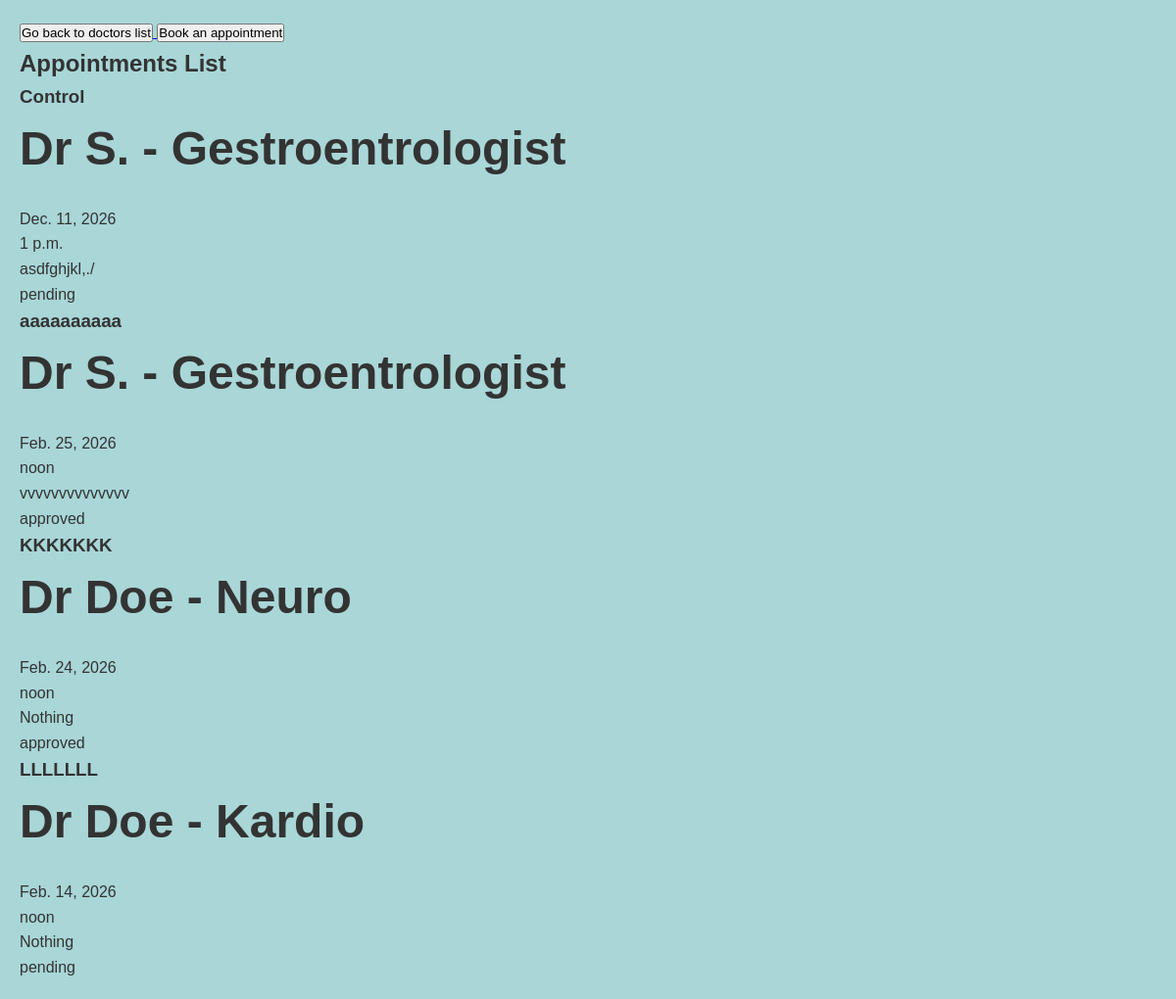
The app's page /appointments/, older data.
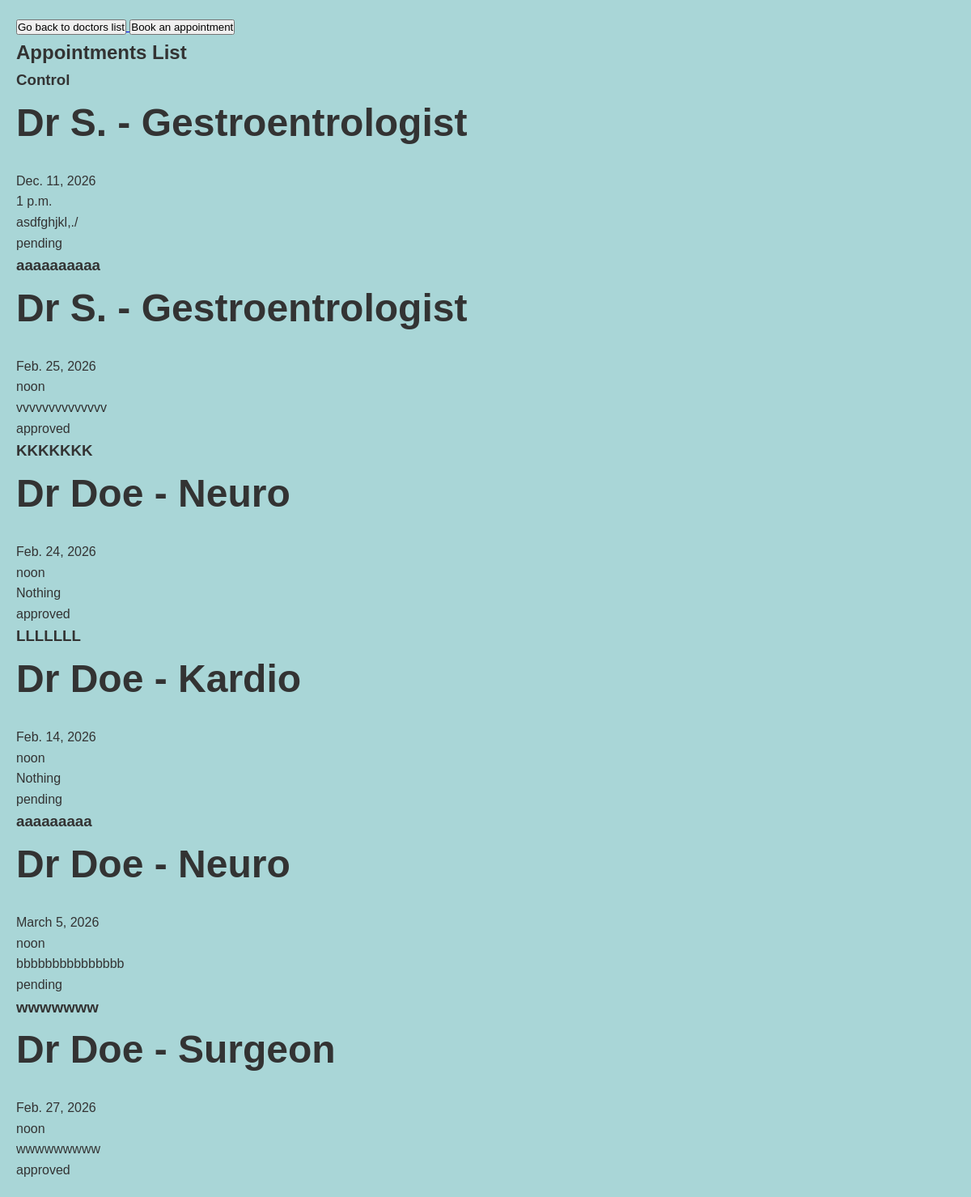
The same page, newer data.
### appointments/models.py (models this page shows, shortened)
class Appointment(models.Model):
   doctor = models.ForeignKey(Doctor, on_delete = models.CASCADE, related_name= 'appointments')
   patient = models.ForeignKey(Patient, on_delete = models.CASCADE, related_name= 'appointments')
   date = models.DateField()
   time = models.TimeField()
   title = models.CharField(max_length=150)
   reason = models.TextField()
   created_at = models.DateTimeField(auto_now_add=True)
   updated_at = models.DateTimeField(auto_now=True)
   STATUS_CHOICES = [
   ("pending", "Pending"),
   ("approved", "Approved"),
   ("cancelled", "Cancelled"),
   ("completed", "Completed"),
   ]
   status = models.CharField(max_length=20, choices=STATUS_CHOICES, default="pending")

### doctors/models.py (models this page shows)
class Doctor(models.Model):
   user = models.OneToOneField(
      User,
      on_delete=models.CASCADE,
      related_name='doctor_profile'
   )
   name = models.CharField(max_length=100)
   years_of_experience = models.IntegerField()
   speciality = models.CharField(max_length=100)
   bio = models.TextField()
   def __str__(self):
      return f"Dr {self.user.last_name} - {self.speciality}"

### appointments/views.py (the view)
# urls.py: path('', views.appointments_list, name='appointments_list'),
def appointments_list(request):
    appointments = Appointment.objects.all()
    isPatient = False
    isDoctor = False
    if hasattr(request.user, 'patient_profile'):
        isPatient = True
    if hasattr(request.user, 'doctor_profile'):
        isDoctor = True
    return render(request,"appointments/appointments_list.html",{ "appointments": appointments, "isPatient" : isPatient, "isDoctor":isDoctor })

### appointments/templates/appointments/appointments_list.html (shortened to what this page needs)
{% extends "appointments/master.html" %}  {% block content %}
<section>
  <a href="{% url 'doctors_list' %}">
    <button>Go back to doctors list</button>
  </a>
  <a href="{% url 'appointment_form' %}">
    <button>Book an appointment</button>
  </a>
  <h1 class="primary-heading">Appointments List</h1>
  {% for appointment in appointments %}
  <div>
    <h3>{{ appointment.title }}</h3>
    <h2>{{ appointment.doctor }}</h2>
    <p>{{ appointment.date }}</p>
    <p>{{ appointment.time}}</p>
    <p>{{ appointment.reason}}</p>
    <p>{{appointment.status}}</p>
     {% endfor %}
  </div>
</section>
{% endblock %}

Row changes from the older to the newer data that the page shows:
added Appointment: title "aaaaaaaaa", doctor "Dr Doe - Neuro", date "March 5, 2026", time "noon", reason "bbbbbbbbbbbbbbb", status "pending"
added Appointment: title "wwwwwww", doctor "Dr Doe - Surgeon", date "Feb. 27, 2026", time "noon", reason "wwwwwwwww", status "approved"
